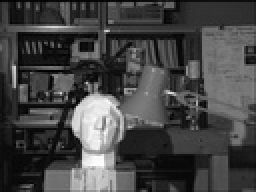
%> input picture sw_dev/matlab/rnd/src/machine_vision/stereo_matching/tsukubaright.jpg, 128 x 96 px, shrunk from 384 x 288 before the run (shown 2 times larger)
$ octave denseMatch_test.m   (GNU Octave 9; MATLAB toolbox functions it lacks are replaced by stand-ins)
%> lines starting %> are read from the running program, lines starting %| are printed output that depends on the picture
### sw_dev/matlab/rnd/src/machine_vision/stereo_matching/denseMatch.m
% *************************************************************************
% Title: Function-Compute Correlation between two images using various
% similarity measures with Left Image as reference.
% Author: Siddhant Ahuja
% Created: March 2010
% Copyright Siddhant Ahuja, 2010
% Inputs:
% 1. Left Image (var: rightImage),
% 2. Right Image (var: leftImage),
% 3. Correlation Window Size (var: corrWindowSize),
% 4. Minimum Disparity in X-direction (var: dMin),
% 5. Maximum Disparity in X-direction (var: dMax),
% 6. Method used for calculating the correlation scores (var: method)
% Valid values include: 'SAD', 'LSAD', 'ZSAD', 'SSD', 'LSSD', 'ZSSD', 'NCC', 'ZNCC'
% Outputs:
% 1. Disparity Map (var: dispMap),
% 2. Time taken (var: timeTaken)
% Example Usage of Function: [dispMap, timeTaken]=denseMatch('tsukubaleft.jpg', 'tsukubaright.jpg', 9, 0, 16, 'ZNCC');
% *************************************************************************
function [dispMap, timeTaken]=denseMatch(rightImage, leftImage, corrWindowSize, dMin, dMax, method)
%> called with rightImage = 'tsukubaleft.jpg', leftImage = 'tsukubaright.jpg', corrWindowSize = 9, dMin = 0, dMax = 16, method = 'SAD'
% Grab the image information (metadata) of left image using the function imfinfo
leftImageInfo=imfinfo(leftImage);
% Grab the image information (metadata) of right image using the function imfinfo
rightImageInfo=imfinfo(rightImage);
% Since Dense Matching is applied on a grayscale image, determine if the
% input left image is already in grayscale or color
if(getfield(leftImageInfo,'ColorType')=='truecolor')
% Read an image using imread function, convert from RGB color space to
% grayscale using rgb2gray function and assign it to variable leftImage
    leftImage=rgb2gray(imread(leftImage));
else if(getfield(leftImageInfo,'ColorType')=='grayscale')
% If the image is already in grayscale, then just read it.
        leftImage=imread(leftImage);
%> leftImage is the input picture: size 96x128 uint8; min 0, max 255, mean 68.8
    else
        error('The Color Type of Left Image is not acceptable. Acceptable color types are truecolor or grayscale.');
    end
end
% Since Dense Matching is applied on a grayscale image, determine if the
% input right image is already in grayscale or color
if(getfield(rightImageInfo,'ColorType')=='truecolor')
% Read an image using imread function, convert from RGB color space to
% grayscale using rgb2gray function and assign it to variable rightImage
    rightImage=rgb2gray(imread(rightImage));
else if(getfield(rightImageInfo,'ColorType')=='grayscale')
% If the image is already in grayscale, then just read it.
        rightImage=imread(rightImage);
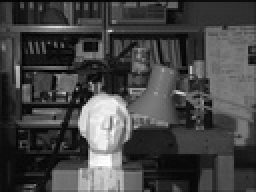
%> input picture sw_dev/matlab/rnd/src/machine_vision/stereo_matching/tsukubaleft.jpg, 128 x 96 px, shrunk from 384 x 288 before the run (shown 2 times larger)
%> rightImage is the input picture: size 96x128 uint8; min 0, max 255, mean 68.4
    else
        error('The Color Type of Right Image is not acceptable. Acceptable color types are truecolor or grayscale.');
    end
end
% Find the size (columns and rows) of the left image and assign the rows to
% variable nrLeft, and columns to variable ncLeft
[nrLeft,ncLeft] = size(leftImage);
%> nrLeft = 96; ncLeft = 128
% Find the size (columns and rows) of the right image and assign the rows to
% variable nrRight, and columns to variable ncRight
[nrRight,ncRight] = size(rightImage);
%> nrRight = 96; ncRight = 128
% Check to see if both the left and right images have same number of rows
% and columns
if(nrLeft==nrRight && ncLeft==ncRight)
else
    error('Both left and right images should have the same number of rows and columns');
end
% Convert the left and right images from uint8 to double
leftImage=im2double(leftImage);
%> leftImage: size 96x128 double
rightImage=im2double(rightImage);
%> rightImage: size 96x128 double
% Check the size of window to see if it is an odd number.
if (mod(corrWindowSize,2)==0)
    error('The window size must be an odd number.');
end
% Check whether minimum disparity is less than the maximum disparity.
if (dMin>dMax)
    error('Minimum Disparity must be less than the Maximum disparity.');
end
% Create an image of size nrLeft and ncLeft, fill it with zeros and assign
% it to variable dispMap
dispMap=zeros(nrLeft, ncLeft);
% Find out how many rows and columns are to the left/right/up/down of the
% central pixel based on the window size
win=(corrWindowSize-1)/2;
% The objective of CC, NCC and ZNCC is to maxmize the
% correlation score, whereas other methods try to minimize
% it.
maximize = 0;
if strcmp(method,'NCC') || strcmp(method,'ZNCC')
    maximize = 1;
end
tic; % Initialize the timer to calculate the time consumed.
for(i=1+win:1:nrLeft-win)
    % For every row in Left Image
    for(j=1+win:1:ncLeft-win-dMax)
        % For every column in Left Image
        % Initialize the temporary variable to hold the previous
        % correlation score
        if(maximize)
            prevcorrScore = 0.0;
        else
            prevcorrScore = 65532;
        end
        % Initialize the temporary variable to store the best matched
        % disparity score
        bestMatchSoFar = dMin;
        for(d=dMin:dMax)
            % For every disparity value in x-direction
            % Construct a region with window around central/selected pixel in left image
            regionLeft=leftImage(i-win : i+win, j-win : j+win);
            % Construct a region with window around central/selected pixel in right image
            regionRight=rightImage(i-win : i+win, j+d-win : j+d+win);
            % Calculate the local mean in left region
            meanLeft = mean2(regionLeft);
            % Calculate the local mean in right region
            meanRight = mean2(regionRight);
            % Initialize the variable to store temporarily the correlation
            % scores
            tempCorrScore = zeros(size(regionLeft));
            % Calculate the correlation score
            if strcmp(method,'SAD')
                tempCorrScore = abs(regionLeft - regionRight);
            elseif strcmp(method,'ZSAD')
                tempCorrScore = abs(regionLeft - meanLeft - regionRight + meanRight);
            elseif strcmp(method,'LSAD')
                tempCorrScore = abs(regionLeft - meanLeft/meanRight*regionRight);
            elseif strcmp(method,'SSD')
                tempCorrScore = (regionLeft - regionRight).^2;
            elseif strcmp(method,'ZSSD')
                tempCorrScore = (regionLeft - meanLeft - regionRight + meanRight).^2;
            elseif strcmp(method,'LSSD')
                tempCorrScore = (regionLeft - meanLeft/meanRight*regionRight).^2;
            elseif strcmp(method,'NCC')
                % Calculate the term in the denominator (var: den)
                den = sqrt(sum(sum(regionLeft.^2))*sum(sum(regionRight.^2)));
                tempCorrScore = regionLeft.*regionRight/den;
            elseif strcmp(method,'ZNCC')
                % Calculate the term in the denominator (var: den)
                den = sqrt(sum(sum((regionLeft - meanLeft).^2))*sum(sum((regionRight - meanRight).^2)));
                tempCorrScore = (regionLeft - meanLeft).*(regionRight - meanRight)/den;
            end
            % Compute the final score by summing the values in tempCorrScore,
            % and store it in a temporary variable signifying the distance
            % (var: corrScore)
            corrScore=sum(sum(tempCorrScore));
            if(maximize)
                if(corrScore>prevcorrScore)
                    % If the current disparity value is greater than
                    % previous one, then swap them
                    prevcorrScore=corrScore;
                    bestMatchSoFar=d;
                end
            else
                if (prevcorrScore > corrScore)
                    % If the current disparity value is less than
                    % previous one, then swap them
                    prevcorrScore = corrScore;
                    bestMatchSoFar = d;
                end
            end
        end
        % Store the final matched value in variable dispMap
        dispMap(i,j) = bestMatchSoFar;
    end
end
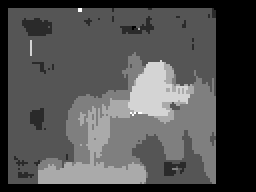
%> dispMap: size 96x128 double (shown 2 times larger); min 0, max 6, mean 1.89; drawn with min black and max white
%> after the loop, prevcorrScore = 1.4
% Stop the timer to calculate the time consumed.
timeTaken=toc;
end

### sw_dev/matlab/rnd/src/machine_vision/stereo_matching/denseMatch_test.m
method = 'SAD';
[dispMap, timeTaken]=denseMatch('tsukubaleft.jpg', 'tsukubaright.jpg', 9, 0, 16, method);
%> timeTaken = 19.4

[rows, cols] = size(dispMap);
%> rows = 96; cols = 128
[X, Y] = meshgrid(1:cols, 1:rows);
%> (the run ends here)
